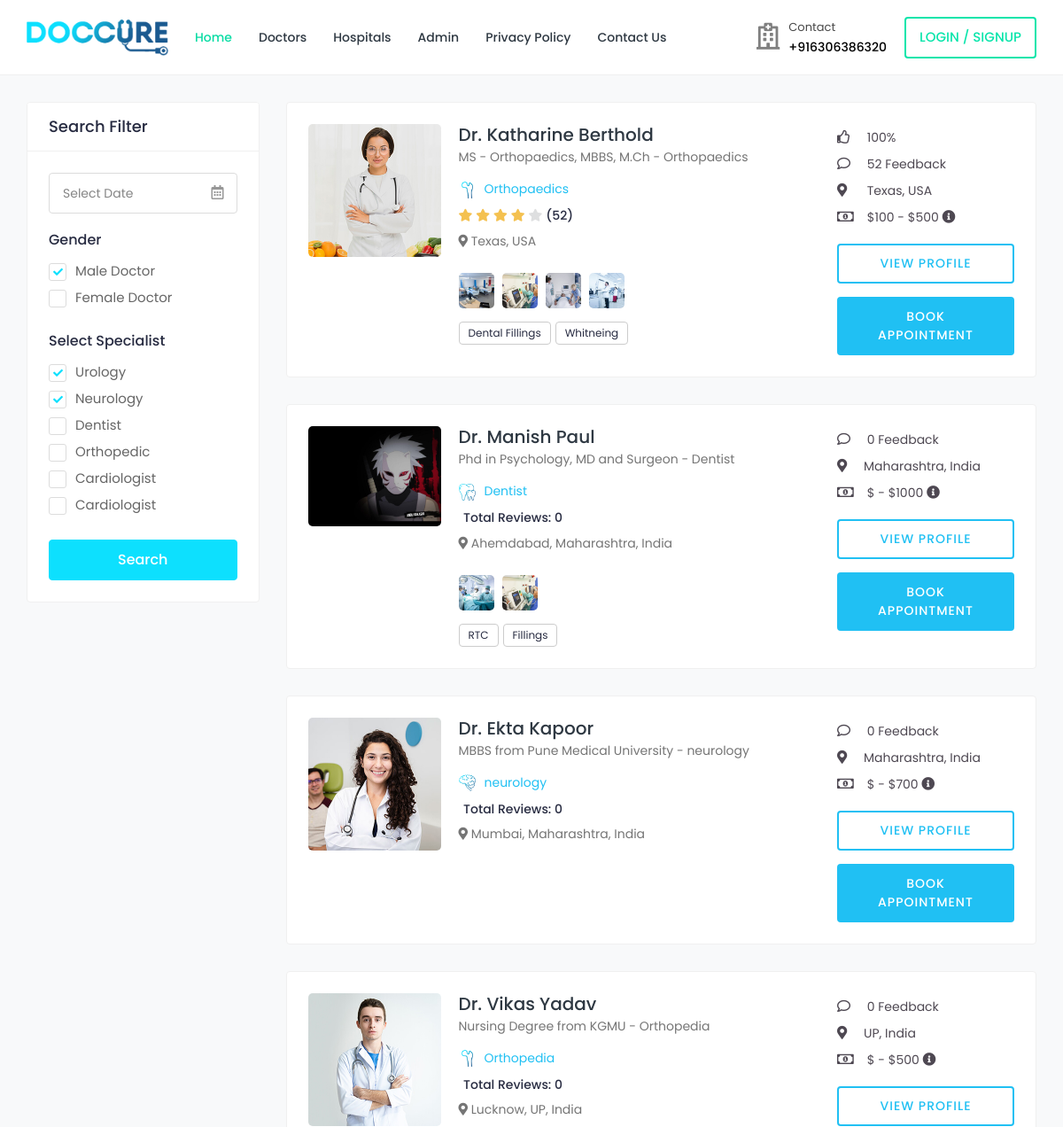
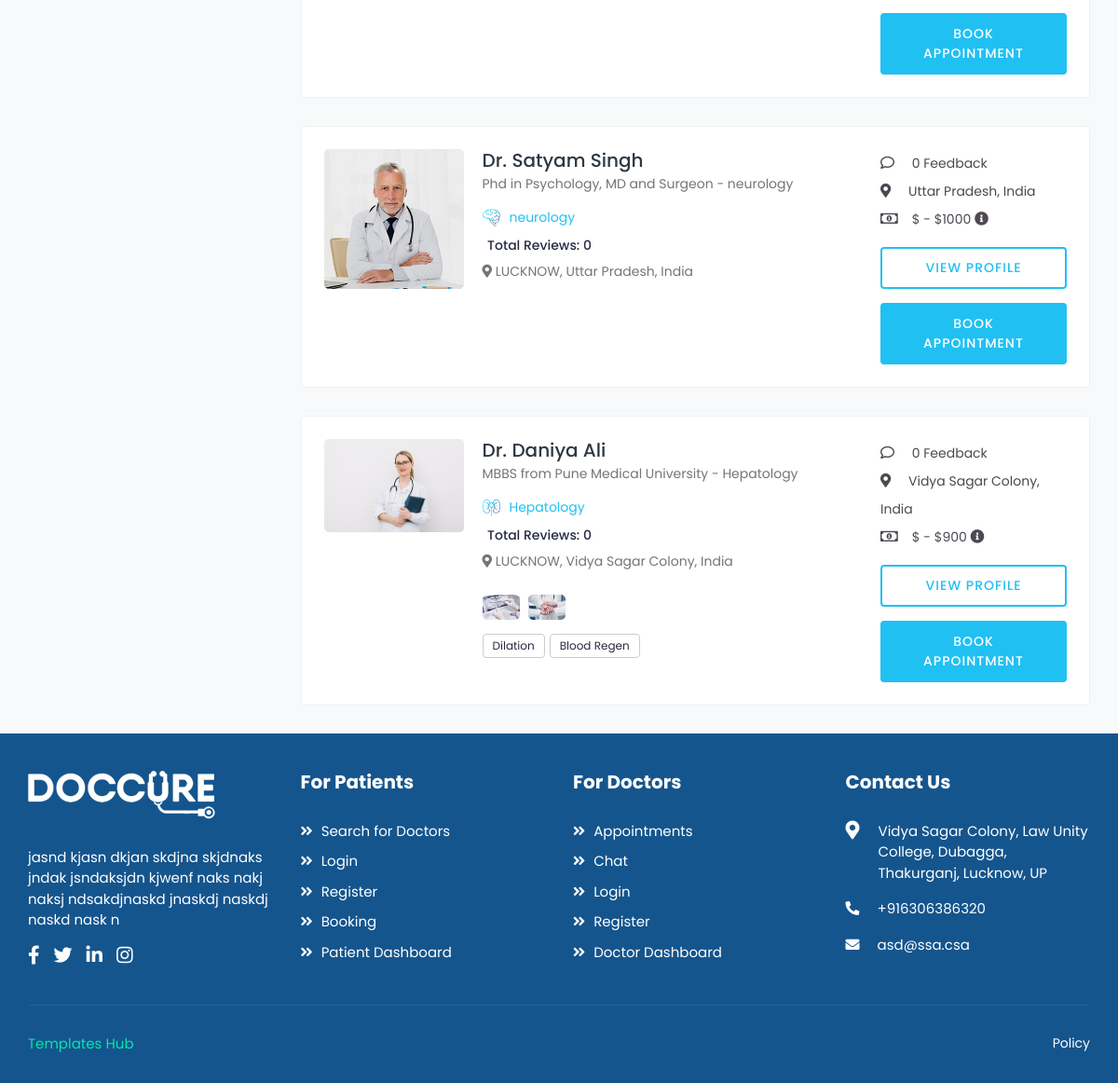
The page /doctor-list on the database its author committed (2 pictures, top to bottom).
### home/models.py (models this page shows, shortened)
class SiteDetail(models.Model):
    logo = models.ImageField(upload_to="site/")
    footer_logo = models.ImageField(upload_to="site/", blank=True, null=True)
    phone = models.CharField(max_length=13)
    description = models.CharField(max_length=700)
    email = models.EmailField()
    description_header = models.CharField(max_length=70)
    footer_description = models.CharField(max_length=400)
    address = models.CharField(max_length=300)
    insta_link = models.URLField()
    linkedin_link = models.URLField()
    fb_link = models.URLField()
    twitter_link = models.URLField()

class Doctor(models.Model):
    name = models.CharField(max_length=40)
    city = models.CharField(max_length=40)
    state = models.CharField(max_length=40)
    country = models.CharField(max_length=40)
    price_low = models.IntegerField()
    price_high = models.IntegerField()
    picture = models.ImageField(upload_to="doctor/profile/")
    qualification = models.CharField(max_length=40, null=True, blank=True)
    overview = models.CharField(max_length=700, blank=True, null=True)
    hospital = models.ForeignKey(
        "Hospital",
        on_delete=models.SET_NULL,
        null=True,
        blank=True,
        related_name="doctor",
    )
    speciality = models.ForeignKey(
        "Speciality",
        on_delete=models.SET_NULL,
        related_name="doctors",
        null=True,
        blank=True,
    )
    slug = AutoSlugField(populate_from="name", unique=True, null=True, default=None)
    message_link = models.CharField(max_length=30)
    phone = models.CharField(max_length=13)
    video_link = models.CharField(max_length=30)
    monday = models.CharField(max_length=30, default="closed")
    tuesday = models.CharField(max_length=30, default="closed")
    wednesday = models.CharField(max_length=30, default="closed")
    thursday = models.CharField(max_length=30, default="closed")
    friday = models.CharField(max_length=30, default="closed")
    saturday = models.CharField(max_length=30, default="closed")
    sunday = models.CharField(max_length=30, default="closed")

class Speciality(models.Model):
    image = models.ImageField(
        upload_to="branch/", default="speciality/specialities-01.png"
    )
    name = models.CharField(max_length=30)
    slug = AutoSlugField(populate_from="name", unique=True, null=True, default=None)
    def __str__(self):
        return self.name

class DoctorImage(models.Model):
    image = models.ImageField(upload_to="doctor/images")
    doctor = models.ForeignKey("Doctor", on_delete=models.CASCADE, related_name="image")

class DoctorServices(models.Model):
    name = models.CharField(max_length=20)
    doctor = models.ForeignKey(
        "Doctor", on_delete=models.CASCADE, related_name="service"
    )

### home/views.py (the view)
# urls.py: path("doctor-list", views.doctor_list, name="doctor-list"),
def doctor_list(request):
    data = {k: v for k, v in request.GET.items()}
    return render(
        request,
        "home/doctor/doctor-list.html",
        {
            "doctors": Doctor.objects.filter(
                Q(city__icontains=data.get("location", ""))
                | Q(state__icontains=data.get("location", ""))
                | Q(country__icontains=data.get("location", ""))
            ).filter(
                Q(name__icontains=data.get("keyword", ""))
                | Q(hospital__name__icontains=data.get("keyword", ""))
                | Q(speciality__name__icontains=data.get("keyword", ""))
            ),
            "detail": SiteDetail.objects.last(),
            "specialities": Speciality.objects.all(),
        },
    )

### templates/home/doctor/doctor-list.html (shortened to what this page needs)
{% extends "base.html" %} {% block body %}
{% load static %}
<div class="content">
	<div class="container-fluid">
		<div class="row">
			<div class="col-md-12 col-lg-4 col-xl-3 theiaStickySidebar">
				<div class="card search-filter">
					<div class="card-header">
						<h4 class="card-title mb-0">Search Filter</h4>
					</div>
					<div class="card-body">
					<div class="filter-widget">
						<div class="cal-icon">
							<input type="text" class="form-control datetimepicker" placeholder="Select Date">
						</div>
					</div>
					<div class="filter-widget">
						<h4>Gender</h4>
						<div>
							<label class="custom_check">
								<span class="checkmark"></span> Male Doctor
							</label>
						</div>
						<div>
							<label class="custom_check">
								<span class="checkmark"></span> Female Doctor
							</label>
						</div>
					</div>
					<div class="filter-widget">
						<h4>Select Specialist</h4>
						<div>
							<label class="custom_check">
								<span class="checkmark"></span> Urology
							</label>
						</div>
						<div>
							<label class="custom_check">
								<span class="checkmark"></span> Neurology
							</label>
						</div>
						<div>
							<label class="custom_check">
								<span class="checkmark"></span> Dentist
							</label>
						</div>
						<div>
							<label class="custom_check">
								<span class="checkmark"></span> Orthopedic
							</label>
						</div>
						<div>
							<label class="custom_check">
								<span class="checkmark"></span> Cardiologist
							</label>
						</div>
						<div>
							<label class="custom_check">
								<span class="checkmark"></span> Cardiologist
							</label>
						</div>
					</div>
						<div class="btn-search">
							<button type="button" class="btn btn-block">Search</button>
						</div>
					</div>
				</div>
			</div>
			<div class="col-md-12 col-lg-8 col-xl-9">
							<div class="card">
								<div class="card-body">
									<div class="doctor-widget">
										<div class="doc-info-left">
											<div class="doctor-img">
												<a href="doctor-profile.html">
													<img src="static/assets/img/doctors/doctor-thumb-06.jpg" class="img-fluid" alt="User Image">
												</a>
											</div>
											<div class="doc-info-cont">
												<h4 class="doc-name"><a href="doctor-profile.html">Dr. Katharine Berthold</a></h4>
												<p class="doc-speciality">MS - Orthopaedics, MBBS, M.Ch - Orthopaedics</p>
												<p class="doc-department"><img src="static/assets/img/specialities/specialities-03.png" class="img-fluid" alt="Speciality">Orthopaedics</p>
												<div class="rating">
													<i class="fas fa-star filled"></i>
													<i class="fas fa-star filled"></i>
													<i class="fas fa-star filled"></i>
													<i class="fas fa-star filled"></i>
													<i class="fas fa-star"></i>
													<span class="d-inline-block average-rating">(52)</span>
												</div>
												<div class="clinic-details">
													<p class="doc-location"><i class="fas fa-map-marker-alt"></i> Texas, USA</p>
													<ul class="clinic-gallery">
														<li>
															<a href="static/assets/img/features/feature-01.jpg" data-fancybox="gallery">
																<img src="static/assets/img/features/feature-01.jpg" alt="Feature">
															</a>
														</li>
														<li>
															<a href="static/assets/img/features/feature-02.jpg" data-fancybox="gallery">
																<img  src="static/assets/img/features/feature-02.jpg" alt="Feature">
															</a>
														</li>
														<li>
															<a href="static/assets/img/features/feature-03.jpg" data-fancybox="gallery">
																<img src="static/assets/img/features/feature-03.jpg" alt="Feature">
															</a>
														</li>
														<li>
															<a href="static/assets/img/features/feature-04.jpg" data-fancybox="gallery">
																<img src="static/assets/img/features/feature-04.jpg" alt="Feature">
															</a>
														</li>
													</ul>
												</div>
												<div class="clinic-services">
													<span>Dental Fillings</span>
													<span> Whitneing</span>
												</div>
											</div>
										</div>
										<div class="doc-info-right">
											<div class="clini-infos">
												<ul>
													<li><i class="far fa-thumbs-up"></i> 100%</li>
													<li><i class="far fa-comment"></i> 52 Feedback</li>
													<li><i class="fas fa-map-marker-alt"></i> Texas, USA</li>
													<li><i class="far fa-money-bill-alt"></i> $100 - $500 <i class="fas fa-info-circle" data-toggle="tooltip" title="Lorem Ipsum"></i></li>
												</ul>
											</div>
											<div class="clinic-booking">
												<a class="view-pro-btn" href="doctor-profile.html">View Profile</a>
												<a class="apt-btn" href="booking.html">Book Appointment</a>
											</div>
										</div>
									</div>
								</div>
							</div>
				{% for doctor in doctors %}
				<div class="card">
					<div class="card-body">
						<div class="doctor-widget">
							<div class="doc-info-left">
								<div class="doctor-img">
									<a href="doctor-profile.html">
										<img src="{{doctor.picture.url}}" class="img-fluid" alt="User Image">
									</a>
								</div>
								<div class="doc-info-cont">
									<h4 class="doc-name"><a href="doctor-profile.html">Dr. {{doctor.name}}</a></h4>
									<p class="doc-speciality">{{doctor.qualification}} - {{doctor.speciality}}</p>
									<p class="doc-department"><img src="{{doctor.speciality.image.url}}" class="img-fluid" alt="Speciality">{{doctor.speciality}}</p>
									<div class="rating">
										<span class="d-inline-block average-rating badge">Total Reviews: {{doctor.review.all|length}}</span>
									</div>
									<div class="clinic-details">
										<p class="doc-location"><i class="fas fa-map-marker-alt"></i> {{doctor.city}}, {{doctor.state}}, {{doctor.country}}</p>
										<ul class="clinic-gallery">
											{% for image in doctor.image.all %}
											<li>
												<a href="{{image.image.url}}" data-fancybox="gallery">
													<img src="{{image.image.url}}" alt="Feature">
												</a>
											</li>
											{% endfor %}
										</ul>
									</div>
									<div class="clinic-services">
										{% for service in doctor.service.all %}
										<span> {{service.name}}</span>
										{% endfor %}
									</div>
								</div>
							</div>
							<div class="doc-info-right">
								<div class="clini-infos">
									<ul>
										<li><i class="far fa-comment"></i> {{doctor.review.all|length}} Feedback</li>
										<li><i class="fas fa-map-marker-alt"></i>{{doctor.state}}, {{doctor.country}}</li>
										<li><i class="far fa-money-bill-alt"></i> ${{dcotr.price_low}} - ${{doctor.price_high}} <i class="fas fa-info-circle" data-toggle="tooltip" title="Lorem Ipsum"></i></li>
									</ul>
								</div>
								<div class="clinic-booking">
									<a class="view-pro-btn" href="{% url 'home:doctor-profile' slug=doctor.slug %}">View Profile</a>
									<a class="apt-btn" href="{% url 'home:doctor-booking' slug=doctor.slug %}">Book Appointment</a>
								</div>
							</div>
						</div>
					</div>
				</div>
				{% endfor %}
			</div>
		</div>
	</div>
</div>
{% endblock body %}

### templates/base.html (shortened to what this page needs)
<!DOCTYPE html>
<html lang="en">
{% load static %}
<head>
		<link rel="stylesheet" href="{% static 'assets/css/bootstrap.min.css' %}">
		<link rel="stylesheet" href="{% static 'assets/plugins/fontawesome/css/fontawesome.min.css' %}">
		<link rel="stylesheet" href="{% static 'assets/plugins/fontawesome/css/all.min.css' %}">
		<link rel="stylesheet" href="{% static 'assets/css/style.css' %}">
	</head>
	<body>
		<div class="main-wrapper">
			<header class="header">
				<nav class="navbar navbar-expand-lg header-nav">
					<div class="navbar-header">
						<a href="/" class="navbar-brand logo">
							<img src="{{detail.logo.url}}" class="img-fluid" alt="Logo">
						</a>
					</div>
					<div class="main-menu-wrapper">
						<ul class="main-nav">
							<li class="active">
								<a href="{% url 'home:home' %}">Home</a>
							</li>
							<li class="has-submenu">
								<a href="{% url 'home:all-doctor-list' %}">Doctors </a>
							</li>
							<li class="has-submenu">
								<a href="{% url 'home:all-hospital-list' %}">Hospitals </a>
							</li>
							<li>
								<a href="/admin">Admin</a>
							</li>
              				<li>
								<a href="{% url 'home:privacy-policy' %}">Privacy Policy</a>
							</li>
							<li>
								<a href="{% url 'home:contact-us' %}">Contact Us</a>
							</li>
						</ul>
					</div>
					<ul class="nav header-navbar-rht">
						<li class="nav-item contact-item">
							<div class="header-contact-img">
								<i class="far fa-hospital"></i>
							</div>
							<div class="header-contact-detail">
								<p class="contact-header">Contact</p>
								<p class="contact-info-header"> {{detail.phone}}</p>
							</div>
						</li>
						<li class="nav-item">
							<a class="nav-link header-login" href="login.html">login / Signup </a>
						</li>
					</ul>
				</nav>
			</header>
      {% block body %}
      {% endblock body %}
			<footer class="footer">
				<div class="footer-top">
					<div class="container-fluid">
						<div class="row">
							<div class="col-lg-3 col-md-6">
								<div class="footer-widget footer-about">
									<div class="footer-logo">
                    <img src="{% if detail.footer_logo %}{{detail.footer_logo.url}}{% else %}{{detail.logo.url}} {% endif %} " class="img-fluid" alt="Logo">
									</div>
									<div class="footer-about-content">
										<p>{{detail.footer_description}} </p>
										<div class="social-icon">
											<ul>
												<li>
													<a href="{{detail.fb_link}}" target="_blank"><i class="fab fa-facebook-f"></i> </a>
												</li>
												<li>
													<a href="{{detail.twitter_link}}" target="_blank"><i class="fab fa-twitter"></i> </a>
												</li>
												<li>
													<a href="{{detail.linkedin_link}}" target="_blank"><i class="fab fa-linkedin-in"></i></a>
												</li>
												<li>
													<a href="{{detail.insta_link}}" target="_blank"><i class="fab fa-instagram"></i></a>
												</li>
											</ul>
										</div>
									</div>
								</div>
							</div>
							<div class="col-lg-3 col-md-6">
								<div class="footer-widget footer-menu">
									<h2 class="footer-title">For Patients</h2>
									<ul>
										<li><a href=""><i class="fas fa-angle-double-right"></i> Search for Doctors</a></li>
										<li><a href=""><i class="fas fa-angle-double-right"></i> Login</a></li>
										<li><a href=""><i class="fas fa-angle-double-right"></i> Register</a></li>
										<li><a href=""><i class="fas fa-angle-double-right"></i> Booking</a></li>
										<li><a href=""><i class="fas fa-angle-double-right"></i> Patient Dashboard</a></li>
									</ul>
								</div>
							</div>
							<div class="col-lg-3 col-md-6">
								<div class="footer-widget footer-menu">
									<h2 class="footer-title">For Doctors</h2>
									<ul>
										<li><a href=""><i class="fas fa-angle-double-right"></i> Appointments</a></li>
										<li><a href=""><i class="fas fa-angle-double-right"></i> Chat</a></li>
										<li><a href=""><i class="fas fa-angle-double-right"></i> Login</a></li>
										<li><a href=""><i class="fas fa-angle-double-right"></i> Register</a></li>
										<li><a href=""><i class="fas fa-angle-double-right"></i> Doctor Dashboard</a></li>
									</ul>
								</div>
							</div>
							<div class="col-lg-3 col-md-6">
								<div class="footer-widget footer-contact">
									<h2 class="footer-title">Contact Us</h2>
									<div class="footer-contact-info">
										<div class="footer-address">
											<span><i class="fas fa-map-marker-alt"></i></span>
											<p> {{detail.address}}</p>
										</div>
										<p>
											<i class="fas fa-phone-alt"></i>
											{{detail.phone}}
										</p>
										<p class="mb-0">
											<i class="fas fa-envelope"></i>
											{{detail.email}}
										</p>
									</div>
								</div>
							</div>
						</div>
					</div>
				</div>
        <div class="footer-bottom">
					<div class="container-fluid">
						<div class="copyright">
							<div class="row">
								<div class="col-md-6 col-lg-6">
									<div class="copyright-text">
										<p class="mb-0"><a href="">Templates Hub</a></p>
									</div>
								</div>
								<div class="col-md-6 col-lg-6">
									<div class="copyright-menu">
										<ul class="policy-menu">
											<li><a href="{% url 'home:privacy-policy' %}">Policy</a></li>
										</ul>
									</div>
								</div>
							</div>
						</div>
					</div>
				</div>
			</footer>
	   </div>
	</body>
</html>

### rows shown on the page
SiteDetail: logo (picture), phone "+916306386320", footer_logo (picture), footer_description "jasnd kjasn dkjan skdjna skjdnaks jndak jsndaksjdn kjwenf naks nakj naksj ndsakdjnaskd jnaskdj naskdj naskd nask n", address "Vidya Sagar Colony, Law Unity College, Dubagga, Thakurganj, Lucknow, UP", email "asd@ssa.csa"
Doctor: picture (picture), name "Manish Paul", qualification "Phd in Psychology, MD and Surgeon", speciality "Dentist", speciality.image (picture), review.all|length "0", city "Ahemdabad", state "Maharashtra", country "India", price_high "1000"
DoctorImage: image (picture)
DoctorImage: image (picture)
DoctorServices: name "RTC"
DoctorServices: name "Fillings"
Doctor: picture (picture), name "Ekta Kapoor", qualification "MBBS from Pune Medical University", speciality "neurology", speciality.image (picture), review.all|length "0", city "Mumbai", state "Maharashtra", country "India", price_high "700"
Doctor: picture (picture), name "Vikas Yadav", qualification "Nursing Degree from KGMU", speciality "Orthopedia", speciality.image (picture), review.all|length "0", city "Lucknow", state "UP", country "India", price_high "500"
Doctor: picture (picture), name "Satyam Singh", qualification "Phd in Psychology, MD and Surgeon", speciality "neurology", speciality.image (picture), review.all|length "0", city "LUCKNOW", state "Uttar Pradesh", country "India", price_high "1000"
Doctor: picture (picture), name "Daniya Ali", qualification "MBBS from Pune Medical University", speciality "Hepatology", speciality.image (picture), review.all|length "0", city "LUCKNOW", state "Vidya Sagar Colony", country "India", price_high "900"
DoctorImage: image (picture)
DoctorImage: image (picture)
DoctorServices: name "Dilation"
DoctorServices: name "Blood Regen"
